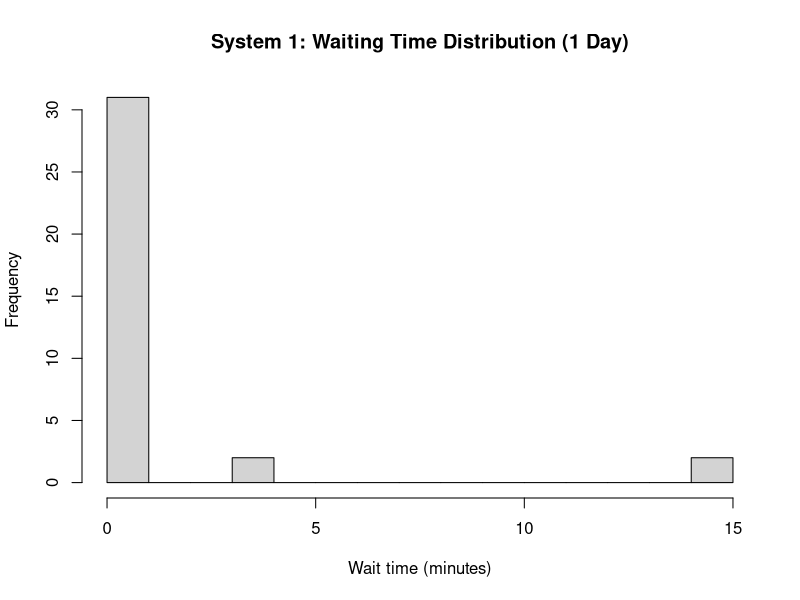
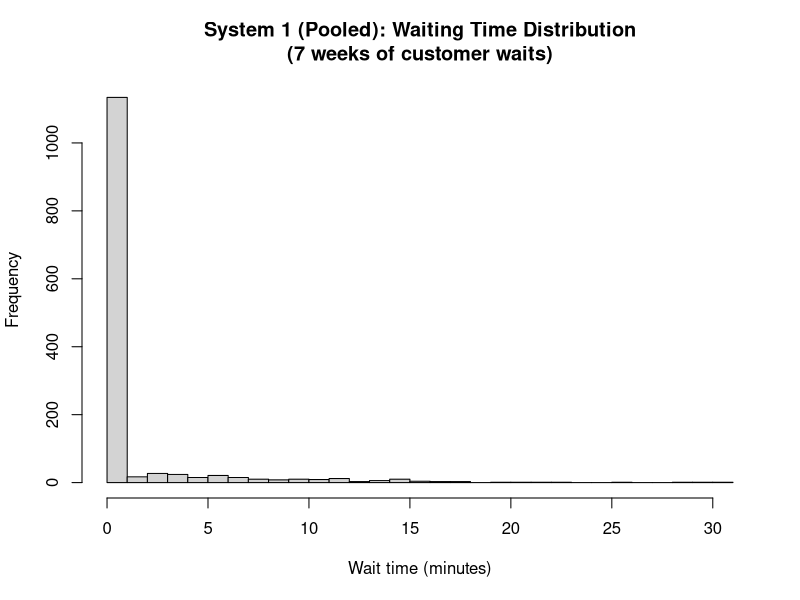

R code for these plots, in order: (Note: this script raises an error after producing the figures.)
## ---- chunk 1
# 1) GLOBAL TIME CONSTANTS

# minutes in workday (8am-5pm)
T_END   <- 540 
# 12:00
T_LUNCH_START <- 240 
# 1:00
T_LUNCH_END   <- 300    

rate_per_min <- function(t){
  # piecewise arrival rate (per minute)
  if (t < T_LUNCH_START) return(4/60)
  if (t < T_LUNCH_END)   return(6/60)
  return(4/60)
}


# 2) ARRIVAL GENERATION (EVENT-DRIVEN)

# For piecewise-constant rates: generate next arrival time from current t
next_arrival_time <- function(t_now){
  t <- t_now

  while(TRUE){
    lam <- rate_per_min(t)
    if (lam <= 0) return(Inf)

    # boundary of current segment
    t_bound <- if (t < T_LUNCH_START) T_LUNCH_START else if (t < T_LUNCH_END) T_LUNCH_END else T_END

    # sample exponential interarrival with current lam
    dt <- rexp(1, rate = lam)
    t_candidate <- t + dt

    if (t_candidate < t_bound) {
      return(t_candidate)
    } else {
      # if we hit the boundary before the arrival, move to boundary and try again
      t <- t_bound
      if (t >= T_END) return(Inf)
    }
  }
}

generate_arrivals_one_day <- function(){
  t <- 0
  arr <- c()
  while(TRUE){
    t <- next_arrival_time(t)
    if (!is.finite(t) || t >= T_END) break
    arr <- c(arr, t)
  }
  arr
}


# 3) SERVICE TIME DISTRIBUTION CHOICE

# Lognormal option: mean ~ 10, sd ~ 8 minutes
# Converting (mean, sd) to lognormal parameters:
lognormal_params <- function(mean, sd){
  var <- sd^2
  sigma2 <- log(1 + var/mean^2)
  sigma  <- sqrt(sigma2)
  mu     <- log(mean) - 0.5*sigma2
  list(mu = mu, sigma = sigma)
}

svc_params <- lognormal_params(mean = 10, sd = 8)

sample_service_time <- function(n = 1){
  # returns positive service times in minutes
  rlnorm(n, meanlog = svc_params$mu, sdlog = svc_params$sigma)
}

# 4) EVENT LIST (PRIORITY QUEUE)

# Implement as a data.frame and always pop the smallest time.
add_event <- function(event_list, time, type, server = NA_integer_, cust_id = NA_integer_){
  new <- data.frame(time = time, type = type, server = server, cust_id = cust_id)
  rbind(event_list, new)
}

pop_next_event <- function(event_list){
  idx <- which.min(event_list$time)
  ev  <- event_list[idx, , drop = FALSE]
  event_list <- event_list[-idx, , drop = FALSE]
  list(event = ev, event_list = event_list)
}

## ---- chunk 2
simulate_day_system1 <- function(n_servers = 2, seed = NULL){
  if (!is.null(seed)) set.seed(seed)

  # Customer storage 
  # create customers on the fly as arrivals happen
  customers <- data.frame(
    cust_id = integer(),
    arrival_time = numeric(),
    service_start = numeric(),
    service_end = numeric(),
    wait_time = numeric()
  )

  # System state 
  # pooled FIFO queue of customer IDs
  queue <- integer()
  # if Inf => idle
  busy_until <- rep(Inf, n_servers)   
  server_job <- rep(NA_integer_, n_servers)

  # find an idle server index (or NA if none)
  idle_server <- function(){
    idx <- which(!is.finite(busy_until))[1]
    if (length(idx) == 0) return(NA_integer_)
    idx
  }

  idle_server <- function(){
    idx <- which(busy_until == Inf)[1]
    if (length(idx) == 0) return(NA_integer_)
    idx
  }

  # start service for next customer in queue if server is idle
  start_service_if_possible <- function(t_now, event_list){
    s <- idle_server()
    while (!is.na(s) && length(queue) > 0) {
      cid <- queue[1]
      queue <<- queue[-1]

      st <- t_now
      svc <- sample_service_time(1)
      et <- t_now + svc

      # update customer record
      customers$service_start[customers$cust_id == cid] <<- st
      customers$service_end[customers$cust_id == cid]   <<- et
      customers$wait_time[customers$cust_id == cid]     <<- st - customers$arrival_time[customers$cust_id == cid]

      # update server state
      busy_until[s] <<- et
      server_job[s] <<- cid

      # schedule departure event for this server
      event_list <- add_event(event_list, time = et, type = "depart", server = s, cust_id = cid)

      # check for another idle server
      s <- idle_server()
    }
    event_list
  }

  # Event list initialization
  event_list <- data.frame(time = numeric(), type = character(), server = integer(), cust_id = integer())

  # schedule first arrival
  t_first <- next_arrival_time(0)
  if (is.finite(t_first) && t_first < T_END) {
    event_list <- add_event(event_list, time = t_first, type = "arrival")
  }

  # customer id counter
  next_id <- 1

  # Main event loop 
  while (nrow(event_list) > 0) {
    popped <- pop_next_event(event_list)
    ev <- popped$event
    event_list <- popped$event_list

    t_now <- ev$time
    if (!is.finite(t_now)) break

    # If it is after closing, we stop new arrivals but let service finish. But, since we only schedule arrivals < T_END, that can be ignored here.

    if (ev$type == "arrival") {
      # create new customer
      cid <- next_id
      next_id <- next_id + 1

      customers <- rbind(
        customers,
        data.frame(
          cust_id = cid,
          arrival_time = t_now,
          service_start = NA_real_,
          service_end = NA_real_,
          wait_time = NA_real_
        )
      )

      # join the pooled queue
      queue <- c(queue, cid)

      # schedule next arrival
      t_next <- next_arrival_time(t_now)
      if (is.finite(t_next) && t_next < T_END) {
        event_list <- add_event(event_list, time = t_next, type = "arrival")
      }

      # start service if any server idle
      event_list <- start_service_if_possible(t_now, event_list)

    } else if (ev$type == "depart") {
      s <- ev$server

      # free server
      busy_until[s] <- Inf
      server_job[s] <- NA_integer_

      # immediately start next customer if waiting
      event_list <- start_service_if_possible(t_now, event_list)
    }
  }

  # Return only customers who actually started service (removes weird edge cases)
  customers
}

# Quick summary helper
summarize_waits <- function(customers){
  waits <- customers$wait_time
  waits <- waits[is.finite(waits)]
  list(
    n_customers = length(waits),
    mean_wait = mean(waits),
    median_wait = median(waits),
    p90_wait = unname(quantile(waits, 0.90)),
    p95_wait = unname(quantile(waits, 0.95))
  )
}

## ---- chunk 3
set.seed(1)
cust1 <- simulate_day_system1(n_servers = 2)
summarize_waits(cust1)

# Basic plot: waiting time distribution 
hist(cust1$wait_time, breaks = 20,
     main = "System 1: Waiting Time Distribution (1 Day)",
     xlab = "Wait time (minutes)")

## ---- chunk 4
simulate_week_system1 <- function(n_servers = 2, seed = NULL){
  if (!is.null(seed)) set.seed(seed)

  # simulate 5 independent days (fresh randomness each day)
  days <- vector("list", 5)
  for (d in 1:5){
    days[[d]] <- simulate_day_system1(n_servers = n_servers)
    days[[d]]$day <- d
  }
  do.call(rbind, days)
}

# Run 7 independent weeks and return a list:
# - all customer-level data
# - week-level summaries
# - overall averages
run_system1_experiment <- function(n_weeks = 7, n_servers = 2, seed = 123){
  set.seed(seed)

  all_weeks <- vector("list", n_weeks)
  week_summaries <- data.frame(
    week = integer(),
    mean_wait = numeric(),
    median_wait = numeric(),
    p90_wait = numeric(),
    avg_customers_per_day = numeric(),
    total_wait_minutes_per_day = numeric()
  )

  for (w in 1:n_weeks){
    cust <- simulate_week_system1(n_servers = n_servers)
    cust$week <- w
    all_weeks[[w]] <- cust

    # daily totals for that week
    daily <- aggregate(wait_time ~ day, data = cust, FUN = function(x) sum(x, na.rm = TRUE))
    mean_total_wait_per_day <- mean(daily$wait_time)

    waits <- cust$wait_time
    waits <- waits[is.finite(waits)]

    week_summaries <- rbind(
      week_summaries,
      data.frame(
        week = w,
        mean_wait = mean(waits),
        median_wait = median(waits),
        p90_wait = unname(quantile(waits, 0.90)),
        avg_customers_per_day = nrow(cust)/5,
        total_wait_minutes_per_day = mean_total_wait_per_day
      )
    )
  }

  all_customer_data <- do.call(rbind, all_weeks)

  # Overall averages across the 7 week summaries 
  overall <- data.frame(
    mean_wait = mean(week_summaries$mean_wait),
    median_wait = mean(week_summaries$median_wait),
    p90_wait = mean(week_summaries$p90_wait),
    avg_customers_per_day = mean(week_summaries$avg_customers_per_day),
    total_wait_minutes_per_day = mean(week_summaries$total_wait_minutes_per_day)
  )

  list(
    customers = all_customer_data,
    week_summaries = week_summaries,
    overall = overall
  )
}

## ---- chunk 5
compute_daily_cost <- function(total_wait_minutes_per_day, n_servers, hours_open = 9,
                               wait_cost_per_min = 0.50, server_cost_per_hr = 30){

  waiting_cost <- wait_cost_per_min * total_wait_minutes_per_day
  staffing_cost <- server_cost_per_hr * hours_open * n_servers
  total_cost <- waiting_cost + staffing_cost

  data.frame(
    waiting_cost = waiting_cost,
    staffing_cost = staffing_cost,
    total_cost = total_cost
  )
}
## ---- chunk 6
res1 <- run_system1_experiment(n_weeks = 7, n_servers = 2, seed = 1)

res1$overall

# Total expected daily cost (using the averaged daily total wait)
cost1 <- compute_daily_cost(
  total_wait_minutes_per_day = res1$overall$total_wait_minutes_per_day,
  n_servers = 2
)
cost1

# Plot: waiting time distribution
hist(res1$customers$wait_time, breaks = 30,
     main = "System 1 (Pooled): Waiting Time Distribution\n(7 weeks of customer waits)",
     xlab = "Wait time (minutes)")

## ---- chunk 7
simulate_day_system2 <- function(seed = NULL){
  if (!is.null(seed)) set.seed(seed)

  # Customer storage
  customers <- data.frame(
    cust_id = integer(),
    arrival_time = numeric(),
    s1_start = numeric(), s1_end = numeric(), wait1 = numeric(),
    s2_start = numeric(), s2_end = numeric(), wait2 = numeric(),
    total_wait = numeric(),
    total_time_in_system = numeric()
  )

  # Two FIFO queues 
  q1 <- integer()
  q2 <- integer()

  # Server states (single server at each stage)
  s1_busy_until <- Inf
  s1_job <- NA_integer_

  s2_busy_until <- Inf
  s2_job <- NA_integer_

  s1_idle <- function() s1_busy_until == Inf
  s2_idle <- function() s2_busy_until == Inf

  # Event list 
  event_list <- data.frame(time = numeric(), type = character(), server = integer(), cust_id = integer())

  # customer id counter
  next_id <- 1

  # helper: start service at server 1 if possible 
  start_s1_if_possible <- function(t_now, event_list){
    if (s1_idle() && length(q1) > 0) {
      cid <- q1[1]; q1 <<- q1[-1]

      st <- t_now
      svc <- sample_service_time(1)
      et <- t_now + svc

      customers$s1_start[customers$cust_id == cid] <<- st
      customers$s1_end[customers$cust_id == cid]   <<- et
      customers$wait1[customers$cust_id == cid]    <<- st - customers$arrival_time[customers$cust_id == cid]

      s1_busy_until <<- et
      s1_job <<- cid

      event_list <- add_event(event_list, time = et, type = "depart1", server = 1, cust_id = cid)
    }
    event_list
  }

  # helper: start service at server 2 if possible 
  start_s2_if_possible <- function(t_now, event_list){
    if (s2_idle() && length(q2) > 0) {
      cid <- q2[1]; q2 <<- q2[-1]

      st <- t_now
      svc <- sample_service_time(1)
      et <- t_now + svc

      customers$s2_start[customers$cust_id == cid] <<- st
      customers$s2_end[customers$cust_id == cid]   <<- et
      customers$wait2[customers$cust_id == cid]    <<- st - customers$s1_end[customers$cust_id == cid]

      # total wait and total time in system now known
      customers$total_wait[customers$cust_id == cid] <<-
        customers$wait1[customers$cust_id == cid] + customers$wait2[customers$cust_id == cid]

      customers$total_time_in_system[customers$cust_id == cid] <<- et - customers$arrival_time[customers$cust_id == cid]

      s2_busy_until <<- et
      s2_job <<- cid

      event_list <- add_event(event_list, time = et, type = "depart2", server = 2, cust_id = cid)
    }
    event_list
  }

  # Schedule first arrival
  t_first <- next_arrival_time(0)
  if (is.finite(t_first) && t_first < T_END) {
    event_list <- add_event(event_list, time = t_first, type = "arrival")
  }

  # Main event loop 
  while (nrow(event_list) > 0) {
    popped <- pop_next_event(event_list)
    ev <- popped$event
    event_list <- popped$event_list
    t_now <- ev$time

    if (ev$type == "arrival") {
      cid <- next_id
      next_id <- next_id + 1

      customers <- rbind(
        customers,
        data.frame(
          cust_id = cid,
          arrival_time = t_now,
          s1_start = NA_real_, s1_end = NA_real_, wait1 = NA_real_,
          s2_start = NA_real_, s2_end = NA_real_, wait2 = NA_real_,
          total_wait = NA_real_,
          total_time_in_system = NA_real_
        )
      )

      # join queue 1
      q1 <- c(q1, cid)

      # schedule next arrival
      t_next <- next_arrival_time(t_now)
      if (is.finite(t_next) && t_next < T_END) {
        event_list <- add_event(event_list, time = t_next, type = "arrival")
      }

      # start service at s1 if idle
      event_list <- start_s1_if_possible(t_now, event_list)

    } else if (ev$type == "depart1") {
      # server 1 finishes; customer moves to queue 2
      s1_busy_until <- Inf
      s1_job <- NA_integer_

      cid <- ev$cust_id
      q2 <- c(q2, cid)

      # immediately try starting s1 (next in q1) and s2 (from q2)
      event_list <- start_s1_if_possible(t_now, event_list)
      event_list <- start_s2_if_possible(t_now, event_list)

    } else if (ev$type == "depart2") {
      # server 2 finishes, customer exits system
      s2_busy_until <- Inf
      s2_job <- NA_integer_

      # start next at s2 if possible
      event_list <- start_s2_if_possible(t_now, event_list)
    }
  }

  customers
}
## ---- chunk 8
simulate_week_system2 <- function(seed = NULL){
  if (!is.null(seed)) set.seed(seed)

  days <- vector("list", 5)
  for (d in 1:5){
    days[[d]] <- simulate_day_system2()
    days[[d]]$day <- d
  }
  do.call(rbind, days)
}

run_system2_experiment <- function(n_weeks = 7, seed = 123){
  set.seed(seed)

  all_weeks <- vector("list", n_weeks)
  week_summaries <- data.frame(
    week = integer(),
    mean_total_wait = numeric(),
    p90_total_wait = numeric(),
    mean_time_in_system = numeric(),
    avg_customers_per_day = numeric(),
    total_wait_minutes_per_day = numeric()
  )

  for (w in 1:n_weeks){
    cust <- simulate_week_system2()
    cust$week <- w
    all_weeks[[w]] <- cust

    # total waiting minutes per day (sum total_wait within each day)
    daily_totals <- aggregate(total_wait ~ day, data = cust, FUN = function(x) sum(x, na.rm = TRUE))
    mean_total_wait_per_day <- mean(daily_totals$total_wait)

    waits <- cust$total_wait
    waits <- waits[is.finite(waits)]

    tis <- cust$total_time_in_system
    tis <- tis[is.finite(tis)]

    week_summaries <- rbind(
      week_summaries,
      data.frame(
        week = w,
        mean_total_wait = mean(waits),
        p90_total_wait = unname(quantile(waits, 0.90)),
        mean_time_in_system = mean(tis),
        avg_customers_per_day = nrow(cust)/5,
        total_wait_minutes_per_day = mean_total_wait_per_day
      )
    )
  }

  all_customer_data <- do.call(rbind, all_weeks)

  overall <- data.frame(
    mean_total_wait = mean(week_summaries$mean_total_wait),
    p90_total_wait = mean(week_summaries$p90_total_wait),
    mean_time_in_system = mean(week_summaries$mean_time_in_system),
    avg_customers_per_day = mean(week_summaries$avg_customers_per_day),
    total_wait_minutes_per_day = mean(week_summaries$total_wait_minutes_per_day)
  )

  list(
    customers = all_customer_data,
    week_summaries = week_summaries,
    overall = overall
  )
}

## ---- chunk 9
# No switching
res3_no <- run_system3_experiment(n_weeks = 7, switching = FALSE, seed = 1)
res3_no$overall
cost3_no <- compute_daily_cost(res3_no$overall$total_wait_minutes_per_day, n_servers = 2)
cost3_no

# With switching for my chosen difficulty level (Hard)
res3_sw <- run_system3_experiment(n_weeks = 7, switching = TRUE, switch_threshold = 2, seed = 1)
res3_sw$overall
cost3_sw <- compute_daily_cost(res3_sw$overall$total_wait_minutes_per_day, n_servers = 2)
cost3_sw

## ---- chunk 10
hist(res3_no$customers$wait_time, breaks = 30,
     main = "System 3: Waiting Time Distribution (No Switching)",
     xlab = "Wait time (minutes)")

hist(res3_sw$customers$wait_time, breaks = 30,
     main = "System 3: Waiting Time Distribution (With Switching)",
     xlab = "Wait time (minutes)")

